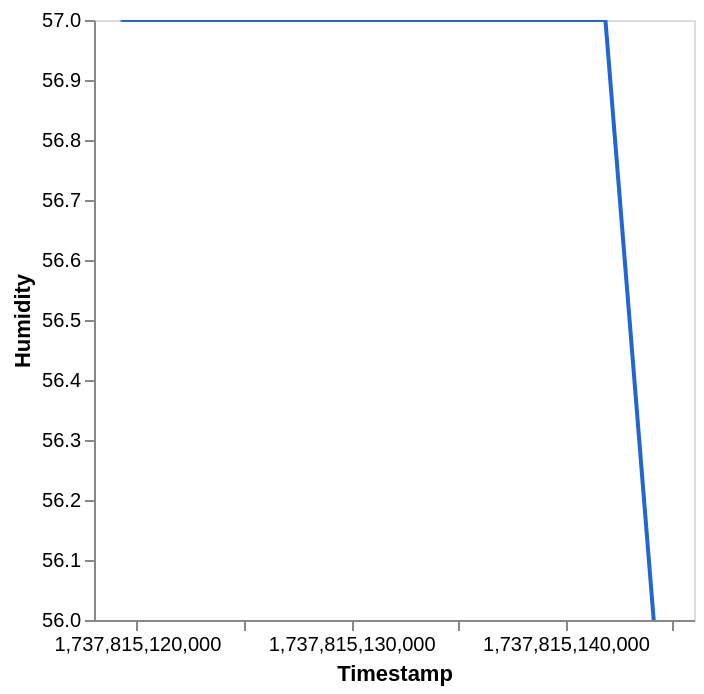

Notebook code cell kept with this figure:
### Code cell
(lambda: DeepnoteChart(df, """{"layer":[{"layer":[{"mark":{"clip":true,"type":"trail","color":"#2266D3","tooltip":true},"encoding":{"x":{"axis":{"grid":false},"sort":null,"type":"quantitative","field":"Timestamp","scale":{"type":"linear","zero":false},"format":{"type":"default","decimals":null},"formatType":"numberFormatFromNumberType"},"y":{"axis":{"grid":false},"sort":null,"type":"quantitative","field":"Humidity","scale":{"type":"linear","zero":false},"format":{"type":"default","decimals":null},"formatType":"numberFormatFromNumberType"}}}]}],"title":"","config":{"legend":{}},"$schema":"https://vega.github.io/schema/vega-lite/v5.json","encoding":{},"usermeta":{"tooltipDefaultMode":true}}""") if 'DeepnoteChart' in globals() else _dntk.DeepnoteChart(df, """{"layer":[{"layer":[{"mark":{"clip":true,"type":"trail","color":"#2266D3","tooltip":true},"encoding":{"x":{"axis":{"grid":false},"sort":null,"type":"quantitative","field":"Timestamp","scale":{"type":"linear","zero":false},"format":{"type":"default","decimals":null},"formatType":"numberFormatFromNumberType"},"y":{"axis":{"grid":false},"sort":null,"type":"quantitative","field":"Humidity","scale":{"type":"linear","zero":false},"format":{"type":"default","decimals":null},"formatType":"numberFormatFromNumberType"}}}]}],"title":"","config":{"legend":{}},"$schema":"https://vega.github.io/schema/vega-lite/v5.json","encoding":{},"usermeta":{"tooltipDefaultMode":true}}"""))()

### Figure 1 — Vega-Lite specification as saved in the notebook (floating-point values rounded to 4 significant figures)
{"layer": [{"layer": [{"mark": {"clip": true, "type": "trail", "color": "#2266D3", "tooltip": true}, "encoding": {"x": {"axis": {"grid": false}, "sort": null, "type": "quantitative", "field": "Timestamp", "scale": {"type": "linear", "zero": false}, "format": {"type": "default", "decimals": null}, "formatType": "numberFormatFromNumberType"}, "y": {"axis": {"grid": false}, "sort": null, "type": "quantitative", "field": "Humidity", "scale": {"type": "linear", "zero": false}, "format": {"type": "default", "decimals": null}, "formatType": "numberFormatFromNumberType"}}}]}], "title": "", "config": {"legend": {}}, "$schema": "https://vega.github.io/schema/vega-lite/v5.json", "encoding": {}, "usermeta": {"tooltipDefaultMode": true}, "data": {"values": [{"Timestamp": 1737815119315, "Temperature": 20, "Humidity": 57}, {"Timestamp": 1737815121569, "Temperature": 20, "Humidity": 57}, {"Timestamp": 1737815123824, "Temperature": 20, "Humidity": 57}, {"Timestamp": 1737815126078, "Temperature": 20, "Humidity": 57}, {"Timestamp": 1737815128332, "Temperature": 20, "Humidity": 57}, {"Timestamp": 1737815132848, "Temperature": 20, "Humidity": 57}, {"Timestamp": 1737815135102, "Temperature": 20, "Humidity": 57}, {"Timestamp": 1737815137357, "Temperature": 20, "Humidity": 57}, {"Timestamp": 1737815139611, "Temperature": 20, "Humidity": 57}, {"Timestamp": 1737815141866, "Temperature": 20, "Humidity": 57}, {"Timestamp": 1737815144120, "Temperature": 20, "Humidity": 56}]}}
